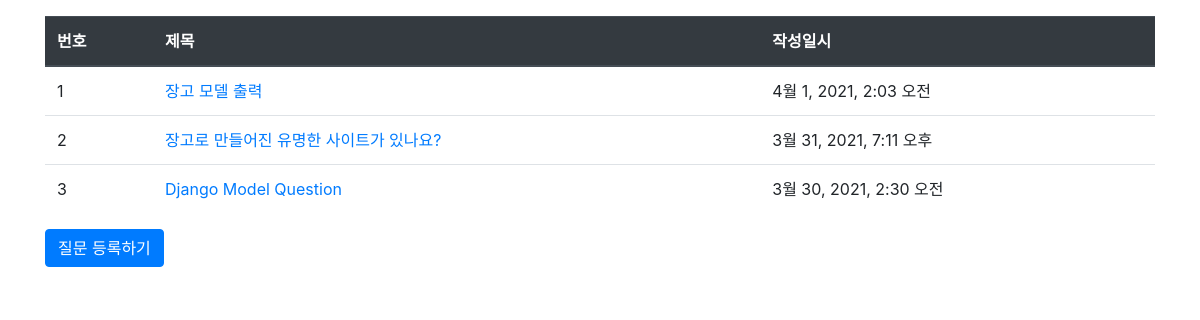
Page /pybo/ on the earlier database version.
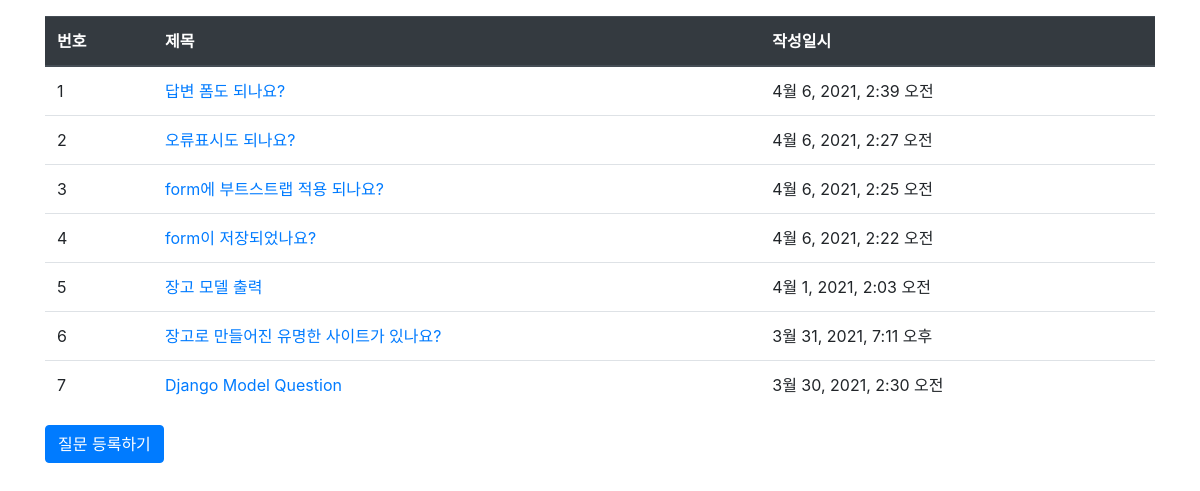
Same page on the later database version.
### pybo/models.py (models this page shows, shortened)
class Question(models.Model):
    subject = models.CharField(max_length=200)
    content = models.TextField()
    create_date = models.DateTimeField()

### pybo/views.py (the view)
# urls.py: path('', views.index, name='index'),
def index(request):
    question_list = Question.objects.order_by('-create_date')
    context = {'question_list': question_list}
    return render(request, 'pybo/question_list.html', context)

### templates/pybo/question_list.html
{% extends 'base.html' %}
{% block content %}
<div class="container my-3">
    <table class="table">
        <thead>
        <tr class="thead-dark">
            <th>번호</th>
            <th>제목</th>
            <th>작성일시</th>
        </tr>
        </thead>
        <tbody>
        {% if question_list %}
        {% for question in question_list %}
        <tr>
            <td>{{ forloop.counter }}</td>
            <td><a href="{% url 'pybo:detail' question.id %}">{{ question.subject }}</a></td>
            <td>{{ question.create_date }}</td>
        </tr>
        {% endfor %}
        {% else %}
        <tr>
            <td colspan="3">질문이 없습니다.</td>
        </tr>
        {% endif %}
        </tbody>
    </table>
    <a href="{% url 'pybo:question_create' %}" class="btn btn-primary">질문 등록하기</a>
</div>
{% endblock %}

### templates/base.html (shortened to what this page needs)
{% load static %}
<!doctype html>
<html lang="ko">
<head>
    <link rel="stylesheet" type="text/css" href="{% static 'bootstrap.min.css' %}">
    <link rel="stylesheet" type="text/css" href="{% static 'style.css' %}">
</head>
<body>
{% block content %}
{% endblock %}
</body>
</html>

Differences in the rows shown:
added Question: subject "답변 폼도 되나요?", create_date "4월 6, 2021, 2:39 오전"
added Question: subject "오류표시도 되나요?", create_date "4월 6, 2021, 2:27 오전"
added Question: subject "form에 부트스트랩 적용 되나요?", create_date "4월 6, 2021, 2:25 오전"
added Question: subject "form이 저장되었나요?", create_date "4월 6, 2021, 2:22 오전"
